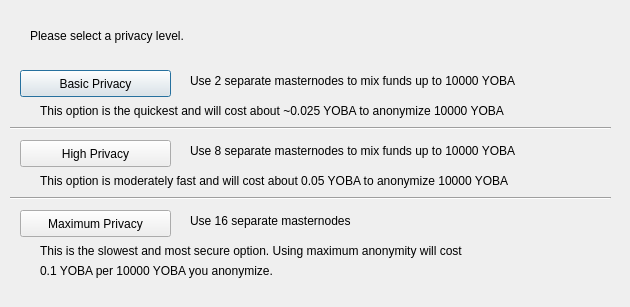
<?xml version="1.0" encoding="UTF-8"?>
<ui version="4.0">
 <class>DarksendConfig</class>
 <widget class="QDialog" name="DarksendConfig">
  <property name="geometry">
   <rect>
    <x>0</x>
    <y>0</y>
    <width>630</width>
    <height>307</height>
   </rect>
  </property>
  <property name="windowTitle">
   <string>Configure Darksend</string>
  </property>
  <widget class="QPushButton" name="buttonBasic">
   <property name="geometry">
    <rect>
     <x>20</x>
     <y>70</y>
     <width>151</width>
     <height>27</height>
    </rect>
   </property>
   <property name="text">
    <string>Basic Privacy</string>
   </property>
  </widget>
  <widget class="QPushButton" name="buttonHigh">
   <property name="geometry">
    <rect>
     <x>20</x>
     <y>140</y>
     <width>151</width>
     <height>27</height>
    </rect>
   </property>
   <property name="text">
    <string>High Privacy</string>
   </property>
  </widget>
  <widget class="QPushButton" name="buttonMax">
   <property name="geometry">
    <rect>
     <x>20</x>
     <y>210</y>
     <width>151</width>
     <height>27</height>
    </rect>
   </property>
   <property name="text">
    <string>Maximum Privacy</string>
   </property>
  </widget>
  <widget class="QLabel" name="label">
   <property name="geometry">
    <rect>
     <x>30</x>
     <y>20</y>
     <width>571</width>
     <height>31</height>
    </rect>
   </property>
   <property name="text">
    <string>Please select a privacy level.</string>
   </property>
  </widget>
  <widget class="QLabel" name="label_2">
   <property name="geometry">
    <rect>
     <x>190</x>
     <y>70</y>
     <width>421</width>
     <height>21</height>
    </rect>
   </property>
   <property name="text">
    <string>Use 2 separate masternodes to mix funds up to 10000 YOBA</string>
   </property>
  </widget>
  <widget class="QLabel" name="label_3">
   <property name="geometry">
    <rect>
     <x>190</x>
     <y>140</y>
     <width>411</width>
     <height>21</height>
    </rect>
   </property>
   <property name="text">
    <string>Use 8 separate masternodes to mix funds up to 10000 YOBA</string>
   </property>
  </widget>
  <widget class="QLabel" name="label_4">
   <property name="geometry">
    <rect>
     <x>190</x>
     <y>210</y>
     <width>421</width>
     <height>21</height>
    </rect>
   </property>
   <property name="text">
    <string>Use 16 separate masternodes</string>
   </property>
  </widget>
  <widget class="QLabel" name="label_6">
   <property name="geometry">
    <rect>
     <x>40</x>
     <y>100</y>
     <width>561</width>
     <height>21</height>
    </rect>
   </property>
   <property name="text">
    <string>This option is the quickest and will cost about ~0.025 YOBA to anonymize 10000 YOBA</string>
   </property>
  </widget>
  <widget class="QLabel" name="label_7">
   <property name="geometry">
    <rect>
     <x>40</x>
     <y>170</y>
     <width>561</width>
     <height>21</height>
    </rect>
   </property>
   <property name="text">
    <string>This option is moderately fast and will cost about 0.05 YOBA to anonymize 10000 YOBA</string>
   </property>
  </widget>
  <widget class="QLabel" name="label_8">
   <property name="geometry">
    <rect>
     <x>40</x>
     <y>240</y>
     <width>561</width>
     <height>21</height>
    </rect>
   </property>
   <property name="text">
    <string>This is the slowest and most secure option. Using maximum anonymity will cost</string>
   </property>
  </widget>
  <widget class="QLabel" name="label_9">
   <property name="geometry">
    <rect>
     <x>40</x>
     <y>260</y>
     <width>561</width>
     <height>21</height>
    </rect>
   </property>
   <property name="text">
    <string>0.1 YOBA per 10000 YOBA you anonymize.</string>
   </property>
  </widget>
  <widget class="Line" name="line">
   <property name="geometry">
    <rect>
     <x>10</x>
     <y>120</y>
     <width>601</width>
     <height>16</height>
    </rect>
   </property>
   <property name="orientation">
    <enum>Qt::Horizontal</enum>
   </property>
  </widget>
  <widget class="Line" name="line_2">
   <property name="geometry">
    <rect>
     <x>10</x>
     <y>190</y>
     <width>601</width>
     <height>16</height>
    </rect>
   </property>
   <property name="orientation">
    <enum>Qt::Horizontal</enum>
   </property>
  </widget>
 </widget>
 <resources/>
 <connections/>
</ui>
